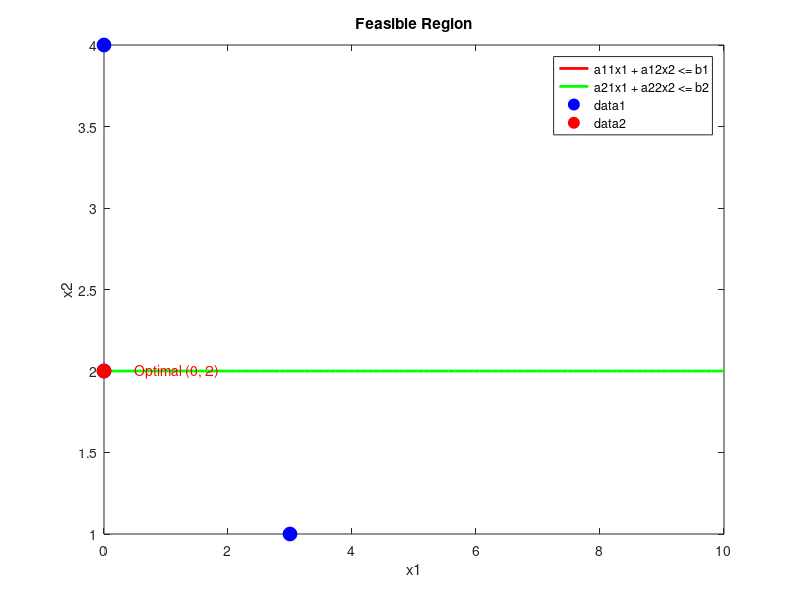

MATLAB code to generate this figure:
% Define coefficients and constraints
c = [-1; -2];  % Coefficients of the objective function
A = [1 0; 0 3];  % Coefficients of the inequality constraints
b = [4; 6];  % Right-hand side values of the constraints
% Define the feasible region
x1 = linspace(0, 10, 100);  % Define a range of x1 values
x2_1 = (b(1) - A(1,1)*x1) / A(1,2);  % Calculate corresponding x2 values for constraint 1
x2_2 = (b(2) - A(2,1)*x1) / A(2,2);  % Calculate corresponding x2 values for constraint 2
% Plot the feasible region
figure;
plot(x1, x2_1, 'r', 'LineWidth', 2);  % Plot constraint 1
hold on;
plot(x1, x2_2, 'g', 'LineWidth', 2);  % Plot constraint 2
xlabel('x1');
ylabel('x2');
title('Feasible Region');
legend('a11x1 + a12x2 <= b1', 'a21x1 + a22x2 <= b2');
% Find corner points
corners_x1 = [0, 0, 3];
corners_x2 = [2, 4, 1];
plot(corners_x1, corners_x2, 'bo', 'MarkerSize', 10, 'MarkerFaceColor', 'b');
% Calculate objective function value at corner points
z = c(1)*corners_x1 + c(2)*corners_x2;
% Find the optimal solution
[Z_optimal, idx] = max(z);
x1_optimal = corners_x1(idx);
x2_optimal = corners_x2(idx);
% Plot the optimal point
plot(x1_optimal, x2_optimal, 'ro', 'MarkerSize', 10, 'MarkerFaceColor', 'r');
text(x1_optimal + 0.5, x2_optimal, ['Optimal (' num2str(x1_optimal) ', ' num2str(x2_optimal) ')'], 'Color', 'r');
% Print the optimal solution and value of the objective function
disp(['Optimal Solution: x1 = ' num2str(x1_optimal) ', x2 = ' num2str(x2_optimal)]);
disp(['Optimal Value of Objective Function (Z): ' num2str(Z_optimal)]);
